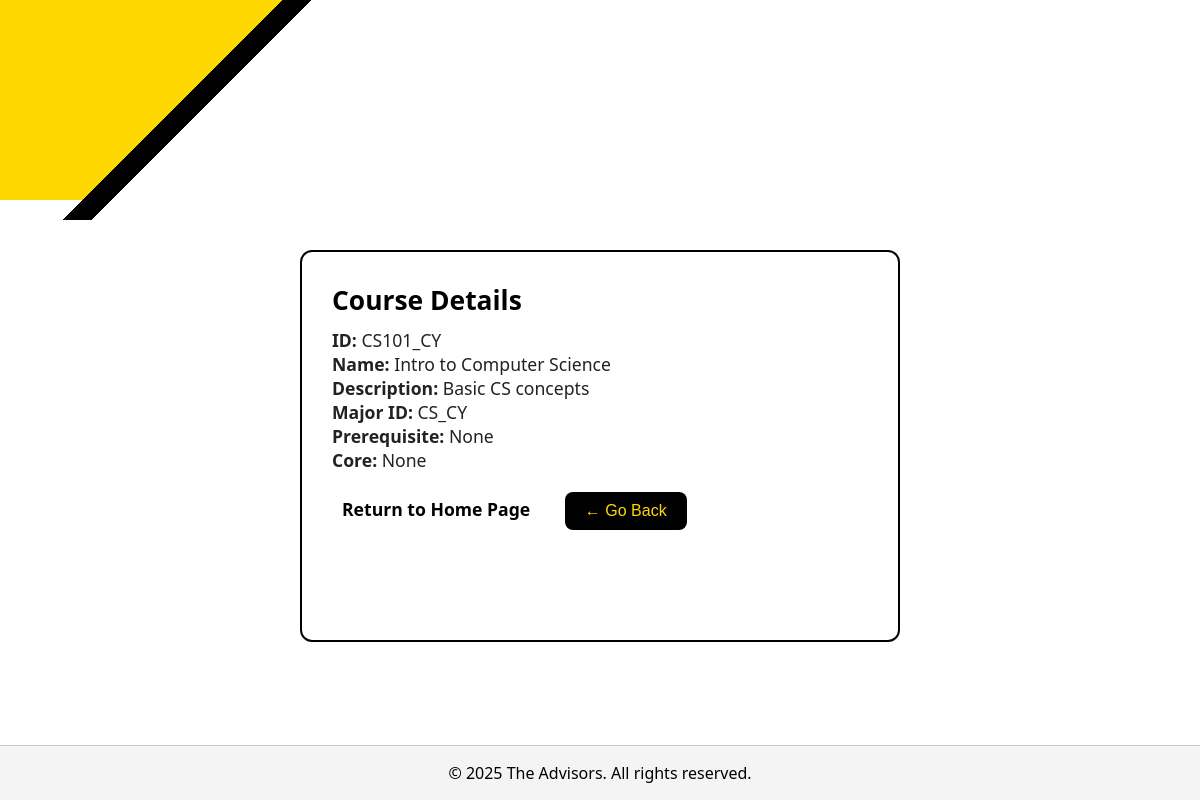
The page /view_course.php?course_id=CS101_CY on the database as committed earlier.
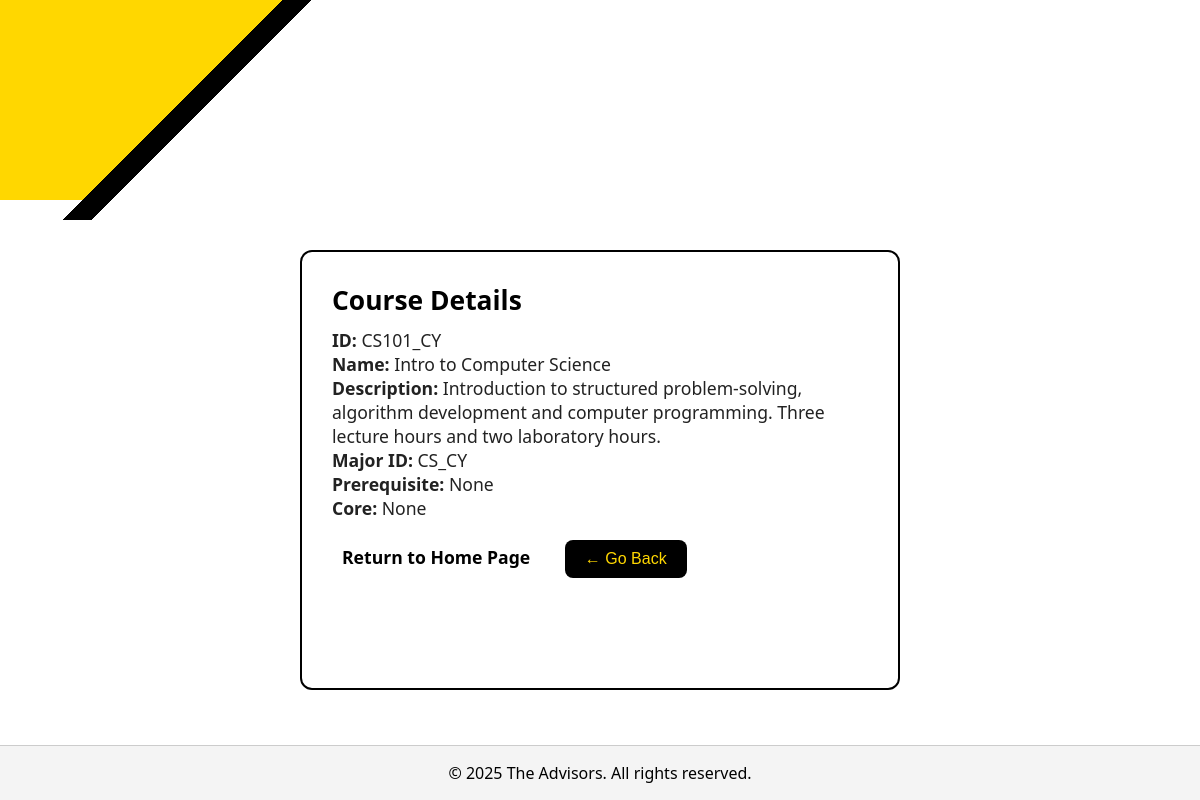
The same page on the database as committed later.
### tables this page shows
CREATE TABLE "course" (
	"course_id"	TEXT,
	"course_name"	TEXT,
	"course_desc"	TEXT,
	"major_id"	TEXT,
	"prereq_id"	TEXT, core_id TEXT references core(core_id),
	PRIMARY KEY("course_id"),
	FOREIGN KEY("major_id") REFERENCES "major"("major_id"),
	FOREIGN KEY("prereq_id") REFERENCES "course"("course_id")
);

### view_course.php (the view, shortened to what this page needs)
<?php
include 'header.php';
$db = connectDB();
$course_id = $_GET['course_id'] ?? '';
$query = $db->prepare("SELECT course.*, core.core_name AS core_name
    FROM course
    LEFT JOIN core ON course.core_id = core.core_id
    WHERE course.course_id = :course_id");
$query->execute([':course_id' => $course_id]);
$course = $query->fetch(PDO::FETCH_ASSOC);
?>
<div class="course-container">
    <h2>Course Details</h2>
    <?php if ($course): ?>
        <p><strong>ID:</strong> <?= htmlspecialchars($course['course_id']) ?></p>
        <p><strong>Name:</strong> <?= htmlspecialchars($course['course_name']) ?></p>
        <p><strong>Description:</strong> <?= htmlspecialchars($course['course_desc']) ?></p>
        <p><strong>Major ID:</strong> <?= htmlspecialchars($course['major_id']) ?></p>
        <?php if ($course['prereq_id']): ?>
            <p><strong>Prerequisite:</strong>
                <a href="view_course.php?course_id=<?= urlencode($course['prereq_id']) ?>">
                    <?= htmlspecialchars($course['prereq_id']) ?>
                </a>
            </p>
        <?php else: ?>
            <p><strong>Prerequisite:</strong> None</p>
        <?php endif; ?>
        <?php if ($course['core_id']): ?>
            <p><strong>Core:</strong>
                <?= $course['core_name'] . ' - Core ' . $course['core_id'] ?>
            </p>
        <?php else: ?>
            <p><strong>Core:</strong> None</p>
        <?php endif; ?>
    <?php else: ?>
        <p>Course not found.</p>
    <?php endif; ?>
    <a href="index.php">Return to Home Page</a>
    <button onclick="history.back()" class="go-back-button">← Go Back</button>
</div>
<?php include 'footer.php'; ?>

Rows that differ between the two databases and show on the page:
changed course "CS101_CY": course_desc "Basic CS concepts" → "Introduction to structured problem-solving, algorithm development and computer programming. Three lecture hours and two laboratory hours."
